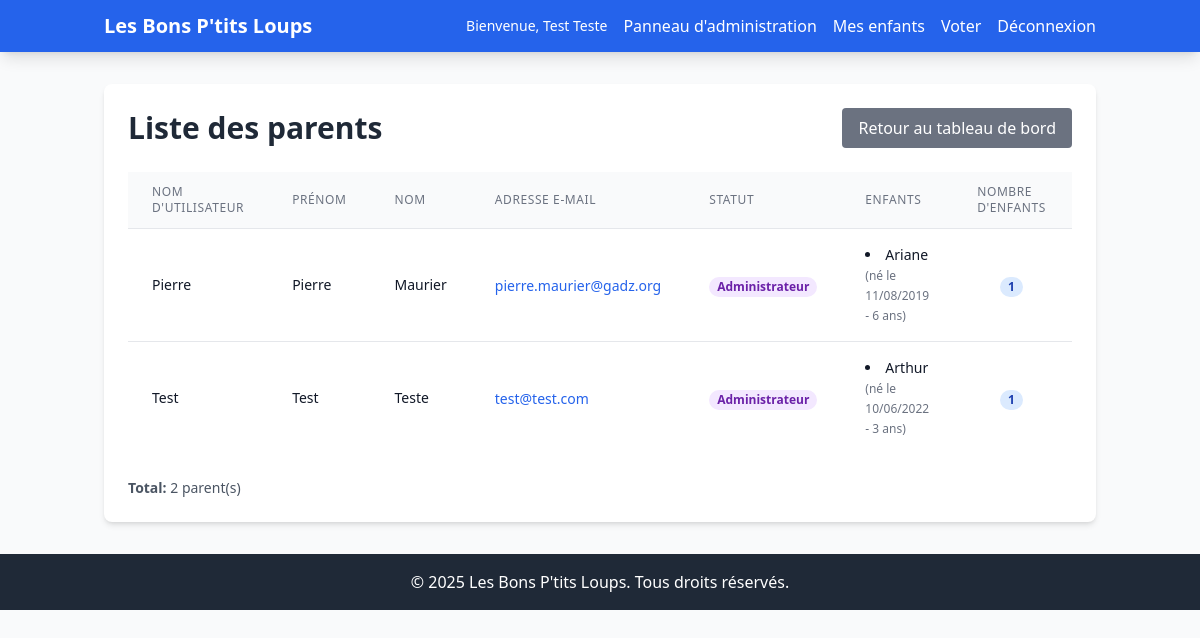
/admin-panel/parents/ (signed in), run on the app's committed database.
### accounts/models.py (models this page shows, shortened)
class CustomUser(AbstractUser):
    is_parent = models.BooleanField(default=False, verbose_name=_('Parent'))
    is_admin = models.BooleanField(default=False, verbose_name=_('Administrateur'))
    class Meta:
        verbose_name = _('Utilisateur')
        verbose_name_plural = _('Utilisateurs')

### children/models.py (models this page shows, shortened)
class Child(models.Model):
    name = models.CharField(max_length=100, verbose_name=_('Nom'))
    birth_date = models.DateField(verbose_name=_('Date de naissance'))
    parent = models.ForeignKey(settings.AUTH_USER_MODEL, on_delete=models.CASCADE, related_name='children', verbose_name=_('Parent'))
    class Meta:
        verbose_name = _('Enfant')
        verbose_name_plural = _('Enfants')
        ordering = ['name']
    def age(self):
        today = date.today()
        return today.year - self.birth_date.year - ((today.month, today.day) < (self.birth_date.month, self.birth_date.day))

### admin_panel/views.py (the view)
# urls.py: path('parents/', views.parents_list, name='parents_list'),
@login_required
@user_passes_test(is_admin)
def parents_list(request):
    parents = CustomUser.objects.prefetch_related(
        Prefetch('children', queryset=Child.objects.order_by('name'))
    ).order_by('last_name', 'first_name')
    context = {
        'parents': parents,
    }
    return render(request, 'admin_panel/parents_list.html', context)

### admin_panel/views.py (called while the page is built)
def is_admin(user):
    return user.is_authenticated and user.is_admin

### admin_panel/templates/admin_panel/parents_list.html (shortened to what this page needs)
{% extends 'base.html' %}
{% load i18n %}
{% block content %}
<div class="bg-white rounded-lg shadow-md p-6">
    <div class="flex justify-between items-center mb-6">
        <h1 class="text-3xl font-bold text-gray-800">{% trans "Liste des parents" %}</h1>
        <a href="{% url 'admin_panel:dashboard' %}" class="bg-gray-500 text-white px-4 py-2 rounded hover:bg-gray-600 transition duration-200">
            {% trans "Retour au tableau de bord" %}
        </a>
    </div>
    {% if parents %}
        <div class="overflow-x-auto">
            <table class="min-w-full divide-y divide-gray-200">
                <thead class="bg-gray-50">
                    <tr>
                        <th class="px-6 py-3 text-left text-xs font-medium text-gray-500 uppercase tracking-wider">{% trans "Nom d'utilisateur" %}</th>
                        <th class="px-6 py-3 text-left text-xs font-medium text-gray-500 uppercase tracking-wider">{% trans "Prénom" %}</th>
                        <th class="px-6 py-3 text-left text-xs font-medium text-gray-500 uppercase tracking-wider">{% trans "Nom" %}</th>
                        <th class="px-6 py-3 text-left text-xs font-medium text-gray-500 uppercase tracking-wider">{% trans "Adresse e-mail" %}</th>
                        <th class="px-6 py-3 text-left text-xs font-medium text-gray-500 uppercase tracking-wider">{% trans "Statut" %}</th>
                        <th class="px-6 py-3 text-left text-xs font-medium text-gray-500 uppercase tracking-wider">{% trans "Enfants" %}</th>
                        <th class="px-6 py-3 text-left text-xs font-medium text-gray-500 uppercase tracking-wider">{% trans "Nombre d'enfants" %}</th>
                        <th class="px-6 py-3 text-left text-xs font-medium text-gray-500 uppercase tracking-wider">{% trans "Actions" %}</th>
                    </tr>
                </thead>
                <tbody class="bg-white divide-y divide-gray-200">
                    {% for parent in parents %}
                        <tr class="hover:bg-gray-50">
                            <td class="px-6 py-4 whitespace-nowrap">
                                <div class="text-sm font-medium text-gray-900">{{ parent.username }}</div>
                            </td>
                            <td class="px-6 py-4 whitespace-nowrap">
                                <div class="text-sm text-gray-900">{{ parent.first_name }}</div>
                            </td>
                            <td class="px-6 py-4 whitespace-nowrap">
                                <div class="text-sm font-medium text-gray-900">{{ parent.last_name }}</div>
                            </td>
                            <td class="px-6 py-4 whitespace-nowrap">
                                <a href="mailto:{{ parent.email }}" class="text-sm text-blue-600 hover:text-blue-800 hover:underline">{{ parent.email }}</a>
                            </td>
                            <td class="px-6 py-4 whitespace-nowrap">
                                {% if parent.is_admin %}
                                    <span class="px-2 inline-flex text-xs leading-5 font-semibold rounded-full bg-purple-100 text-purple-800">{% trans "Administrateur" %}</span>
                                {% else %}
                                    <span class="px-2 inline-flex text-xs leading-5 font-semibold rounded-full bg-gray-100 text-gray-800">{% trans "Parent" %}</span>
                                {% endif %}
                            </td>
                            <td class="px-6 py-4">
                                <div class="text-sm text-gray-900">
                                    {% if parent.children.all %}
                                        <ul class="list-disc list-inside space-y-1">
                                            {% for child in parent.children.all %}
                                                <li>
                                                    {{ child.name }}
                                                    <span class="text-gray-500 text-xs">
                                                        ({% trans "né le" %} {{ child.birth_date|date:"d/m/Y" }} - {{ child.age }} {% trans "ans" %})
                                                    </span>
                                                </li>
                                            {% endfor %}
                                        </ul>
                                    {% else %}
                                        <span class="text-gray-400 italic">{% trans "Aucun enfant enregistré" %}</span>
                                    {% endif %}
                                </div>
                            </td>
                            <td class="px-6 py-4 whitespace-nowrap text-center">
                                <span class="px-2 inline-flex text-xs leading-5 font-semibold rounded-full bg-blue-100 text-blue-800">
                                    {{ parent.children.count }}
                                </span>
                            </td>
                            <td class="px-6 py-4 whitespace-nowrap text-sm font-medium">
                            </td>
                        </tr>
                    {% endfor %}
                </tbody>
            </table>
        </div>
        <div class="mt-6 text-sm text-gray-600">
            <p><strong>{% trans "Total" %}:</strong> {{ parents.count }} {% trans "parent(s)" %}</p>
        </div>
    {% else %}
        <div class="text-center py-12">
            <p class="text-gray-600 text-lg">{% trans "Aucun parent n'est encore enregistré." %}</p>
        </div>
    {% endif %}
</div>
{% endblock %}

### templates/base.html (shortened to what this page needs)
{% load i18n %}
<!DOCTYPE html>
<html lang="fr">
<head>
    <script src="https://cdn.tailwindcss.com"></script>
</head>
<body class="bg-gray-50 min-h-screen">
    <nav class="bg-blue-600 text-white shadow-lg">
        <div class="container mx-auto px-4 py-3">
            <div class="flex justify-between items-center">
                <a href="{% url 'home' %}" class="text-xl font-bold">{% trans "Les Bons P'tits Loups" %}</a>
                <div class="flex items-center space-x-4">
                    {% if user.is_authenticated %}
                        <span class="text-sm">{% blocktrans with first=user.first_name last=user.last_name %}Bienvenue, {{ first }} {{ last }}{% endblocktrans %}</span>
                        {% if user.is_admin %}
                            <a href="{% url 'admin_panel:dashboard' %}" class="hover:text-blue-200">{% trans "Panneau d'administration" %}</a>
                        {% endif %}
                        {% if user.is_parent or user.is_admin %}
                            <a href="{% url 'children:dashboard' %}" class="hover:text-blue-200">{% trans "Mes enfants" %}</a>
                            <a href="{% url 'voting:list' %}" class="hover:text-blue-200">{% trans "Voter" %}</a>
                        {% endif %}
                        <a href="{% url 'accounts:logout' %}" class="hover:text-blue-200">{% trans "Déconnexion" %}</a>
                    {% else %}
                        <a href="{% url 'accounts:login' %}" class="hover:text-blue-200">{% trans "Connexion" %}</a>
                        <a href="{% url 'accounts:register' %}" class="hover:text-blue-200">{% trans "Inscription" %}</a>
                    {% endif %}
                </div>
            </div>
        </div>
    </nav>
    <main class="container mx-auto px-4 py-8">
        {% block content %}
        {% endblock %}
    </main>
    <footer class="bg-gray-800 text-white mt-auto py-4">
        <div class="container mx-auto px-4 text-center">
            <p>&copy; 2025 {% trans "Les Bons P'tits Loups" %}. {% trans "Tous droits réservés." %}</p>
        </div>
    </footer>
</body>
</html>

### data on the page
CustomUser: username "Test", first_name "Test", last_name "Teste", email "test@test.com", children.count "1"
CustomUser: username "Pierre", first_name "Pierre", last_name "Maurier", email "pierre.maurier@gadz.org", children.count "1"
Child: name "Ariane", birth_date "11/08/2019", age "6"
Child: name "Arthur", birth_date "10/06/2022", age "3"

### other printed values
{{ parents.count }} "2"
